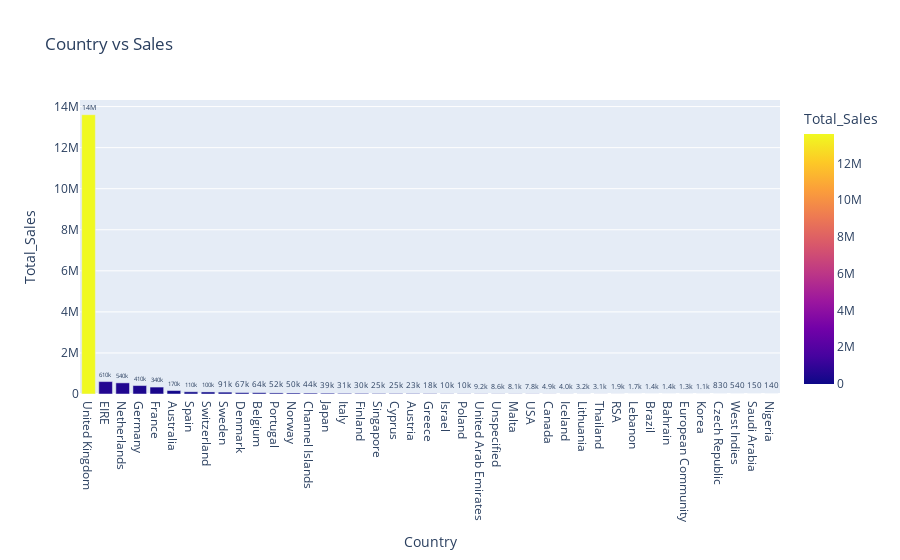

Notebook code for this chart:
### Markdown cell above
### Country with the highest sales

### Code cell
#df["Country"].nunique()
data_country= df.groupby(["Country"]).sum().sort_values(by="Total_Sales",ascending=False)
data_country = data_country.reset_index()
data_country["SalesPercent"] = data_country["Total_Sales"]/data_country["Total_Sales"].sum()
data_country = data_country.sort_values(by="SalesPercent",ascending=False)
data_country['SalesPercent'] = data_country['SalesPercent'].transform(lambda x: '{:,.1%}'.format(x))
data_country

fig = px.bar(data_country, x='Country', y='Total_Sales',color='Total_Sales',
             title="Country vs Sales", text_auto='.2s')
fig.update_traces(textfont_size=12, textangle=0, textposition="outside", cliponaxis=False)

fig.show()

### Figure 1 — Plotly figure (JSON) as saved in the notebook; plotly's stock layout.template omitted (floating-point values rounded to 4 significant figures)
{"data": [{"alignmentgroup": "True", "cliponaxis": false, "hovertemplate": "Country=%{x}<br>Total_Sales=%{marker.color}<extra></extra>", "legendgroup": "", "marker": {"color": [13610000.0, 605208, 542100.0, 411600.0, 337500.0, 168600.0, 107200.0, 99760.0, 91240.0, 67130.0, 63910.0, 52460.0, 49750.0, 44050.0, 38910.0, 31470.0, 29930.0, 25320.0, 24730.0, 22930.0, 18420.0, 10410.0, 10410.0, 9203.0, 8601.0, 8099.0, 7752.0, 4883.0, 3985.0, 3232.0, 3071.0, 1934.0, 1694.0, 1412.0, 1354.0, 1300.0, 1119.0, 826.7, 536.4, 145.9, 140.4], "coloraxis": "coloraxis", "pattern": {"shape": ""}}, "name": "", "offsetgroup": "", "orientation": "v", "showlegend": false, "textangle": 0, "textfont": {"size": 12}, "textposition": "outside", "texttemplate": "%{y:.2s}", "type": "bar", "x": ["United Kingdom", "EIRE", "Netherlands", "Germany", "France", "Australia", "Spain", "Switzerland", "Sweden", "Denmark", "Belgium", "Portugal", "Norway", "Channel Islands", "Japan", "Italy", "Finland", "Singapore", "Cyprus", "Austria", "Greece", "Israel", "Poland", "United Arab Emirates", "Unspecified", "Malta", "USA", "Canada", "Iceland", "Lithuania", "Thailand", "RSA", "Lebanon", "Brazil", "Bahrain", "European Community", "Korea", "Czech Republic", "West Indies", "Saudi Arabia", "Nigeria"], "xaxis": "x", "y": [13610000.0, 605208, 542100.0, 411600.0, 337500.0, 168600.0, 107200.0, 99760.0, 91240.0, 67130.0, 63910.0, 52460.0, 49750.0, 44050.0, 38910.0, 31470.0, 29930.0, 25320.0, 24730.0, 22930.0, 18420.0, 10410.0, 10410.0, 9203.0, 8601.0, 8099.0, 7752.0, 4883.0, 3985.0, 3232.0, 3071.0, 1934.0, 1694.0, 1412.0, 1354.0, 1300.0, 1119.0, 826.7, 536.4, 145.9, 140.4], "yaxis": "y"}], "layout": {"barmode": "relative", "coloraxis": {"colorbar": {"title": {"text": "Total_Sales"}}, "colorscale": [[0, "#0d0887"], [0.1111, "#46039f"], [0.2222, "#7201a8"], [0.3333, "#9c179e"], [0.4444, "#bd3786"], [0.5556, "#d8576b"], [0.6667, "#ed7953"], [0.7778, "#fb9f3a"], [0.8889, "#fdca26"], [1, "#f0f921"]]}, "legend": {"tracegroupgap": 0}, "title": {"text": "Country vs Sales"}, "xaxis": {"anchor": "y", "domain": [0, 1], "title": {"text": "Country"}}, "yaxis": {"anchor": "x", "domain": [0, 1], "title": {"text": "Total_Sales"}}}}
